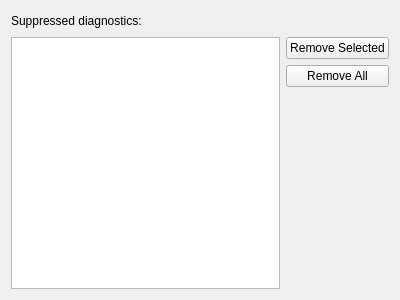
<?xml version="1.0" encoding="UTF-8"?>
<ui version="4.0">
 <class>ClangStaticAnalyzer::Internal::ProjectSettingsWidget</class>
 <widget class="QWidget" name="ClangStaticAnalyzer::Internal::ProjectSettingsWidget">
  <property name="geometry">
   <rect>
    <x>0</x>
    <y>0</y>
    <width>400</width>
    <height>300</height>
   </rect>
  </property>
  <property name="windowTitle">
   <string>Form</string>
  </property>
  <layout class="QVBoxLayout" name="verticalLayout_2">
   <item>
    <layout class="QHBoxLayout" name="horizontalLayout">
     <item>
      <widget class="QLabel" name="label">
       <property name="text">
        <string>Suppressed diagnostics:</string>
       </property>
      </widget>
     </item>
     <item>
      <spacer name="horizontalSpacer">
       <property name="orientation">
        <enum>Qt::Horizontal</enum>
       </property>
       <property name="sizeHint" stdset="0">
        <size>
         <width>40</width>
         <height>20</height>
        </size>
       </property>
      </spacer>
     </item>
    </layout>
   </item>
   <item>
    <layout class="QHBoxLayout" name="horizontalLayout_2">
     <item>
      <widget class="QTreeView" name="diagnosticsView">
       <property name="selectionMode">
        <enum>QAbstractItemView::SingleSelection</enum>
       </property>
      </widget>
     </item>
     <item>
      <layout class="QVBoxLayout" name="verticalLayout">
       <item>
        <widget class="QPushButton" name="removeSelectedButton">
         <property name="text">
          <string>Remove Selected</string>
         </property>
        </widget>
       </item>
       <item>
        <widget class="QPushButton" name="removeAllButton">
         <property name="text">
          <string>Remove All</string>
         </property>
        </widget>
       </item>
       <item>
        <spacer name="verticalSpacer">
         <property name="orientation">
          <enum>Qt::Vertical</enum>
         </property>
         <property name="sizeHint" stdset="0">
          <size>
           <width>20</width>
           <height>40</height>
          </size>
         </property>
        </spacer>
       </item>
      </layout>
     </item>
    </layout>
   </item>
  </layout>
 </widget>
 <resources/>
 <connections/>
</ui>
